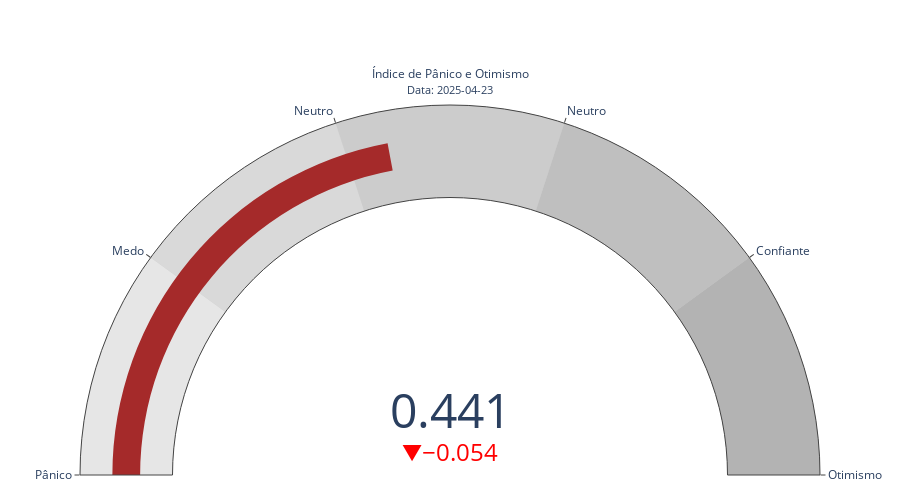

Notebook code cell kept with this figure:
### Code cell
import plotly.graph_objects as go


# 5. Gauge: último valor
indice_atual = df_resultado['Indice_Sentimento'].iloc[-1]
indice_ontem = df_resultado['Indice_Sentimento'].iloc[-2]
variacao = indice_atual - indice_ontem
data_ult = df_resultado.index[-1].strftime('%Y-%m-%d')

fig = go.Figure(go.Indicator(
    mode="gauge+number+delta",
    value=indice_atual,
    delta={'reference': indice_ontem, 'increasing': {'color': "green"}, 'decreasing': {'color': "red"}},
    number={'font': {'size': 48}},
    gauge={
        'axis': {'range': [0, 1], 'tickvals': [0, 0.2, 0.4, 0.6, 0.8, 1], 
                 'ticktext': ['Pânico', 'Medo', 'Neutro', 'Neutro', 'Confiante', 'Otimismo']},
        'bar': {'color': 'brown', 'thickness': 0.3},
        'bgcolor': "lightgray",
        'steps': [
            {'range': [0, 0.2], 'color': '#e6e6e6'},
            {'range': [0.2, 0.4], 'color': '#d9d9d9'},
            {'range': [0.4, 0.6], 'color': '#cccccc'},
            {'range': [0.6, 0.8], 'color': '#bfbfbf'},
            {'range': [0.8, 1.0], 'color': '#b3b3b3'}
        ],
    },
    title={'text': f"Índice de Pânico e Otimismo<br><span style='font-size:0.9em'>Data: {data_ult}</span>"}
))

fig.update_layout(height=500, margin={'t': 80, 'b': 0})
fig.show()

### Figure 1 — Plotly figure (JSON) as saved in the notebook; plotly's stock layout.template omitted (floating-point values rounded to 4 significant figures)
{"data": [{"delta": {"decreasing": {"color": "red"}, "increasing": {"color": "green"}, "reference": 0.4952}, "gauge": {"axis": {"range": [0, 1], "ticktext": ["Pânico", "Medo", "Neutro", "Neutro", "Confiante", "Otimismo"], "tickvals": [0, 0.2, 0.4, 0.6, 0.8, 1]}, "bar": {"color": "brown", "thickness": 0.3}, "bgcolor": "lightgray", "steps": [{"color": "#e6e6e6", "range": [0, 0.2]}, {"color": "#d9d9d9", "range": [0.2, 0.4]}, {"color": "#cccccc", "range": [0.4, 0.6]}, {"color": "#bfbfbf", "range": [0.6, 0.8]}, {"color": "#b3b3b3", "range": [0.8, 1]}]}, "mode": "gauge+number+delta", "number": {"font": {"size": 48}}, "title": {"text": "Índice de Pânico e Otimismo<br><span style='font-size:0.9em'>Data: 2025-04-23</span>"}, "type": "indicator", "value": 0.4408}], "layout": {"height": 500, "margin": {"b": 0, "t": 80}}}
